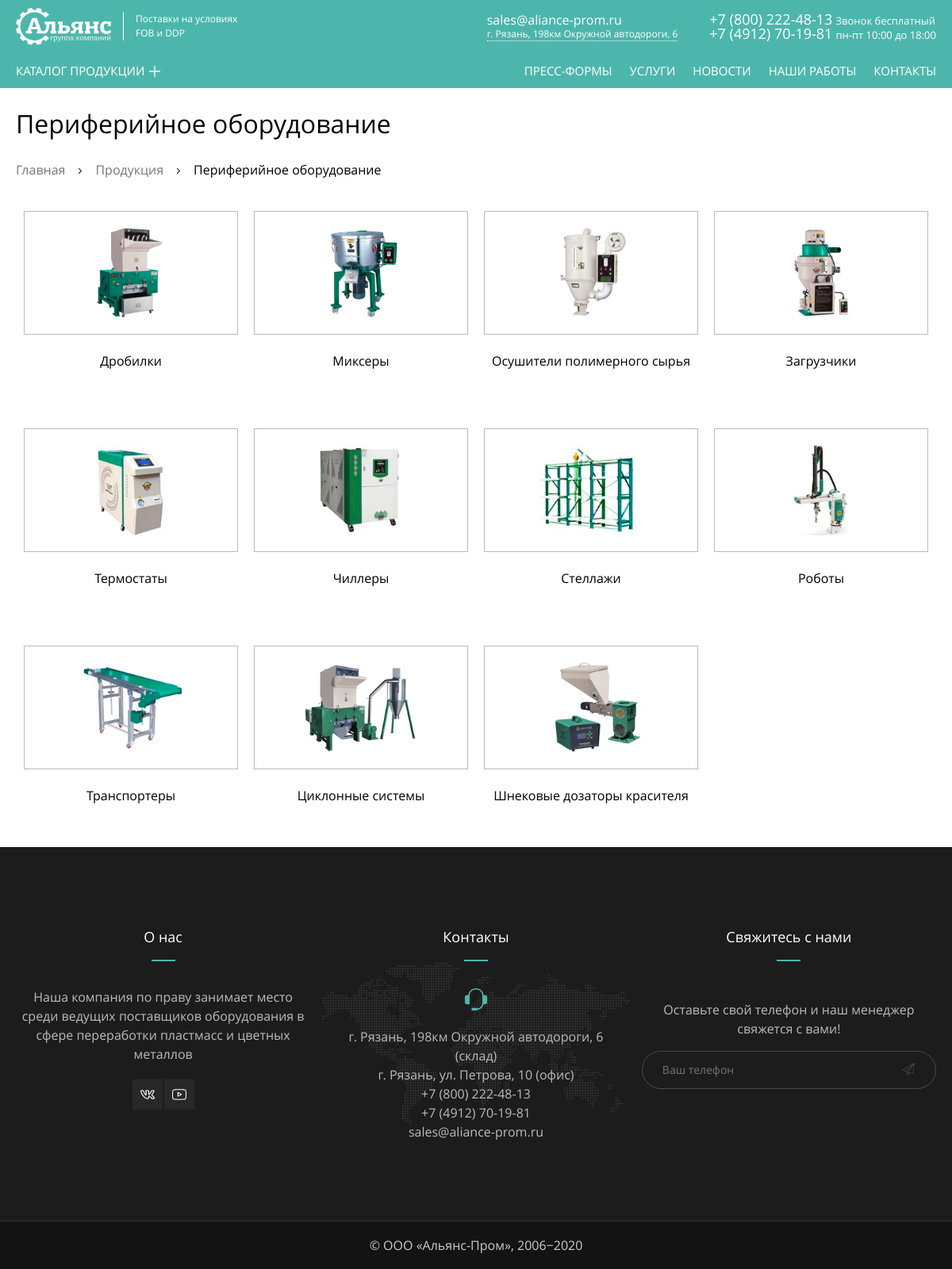
Before: /?view=catalog&cat=3 with the older database file.
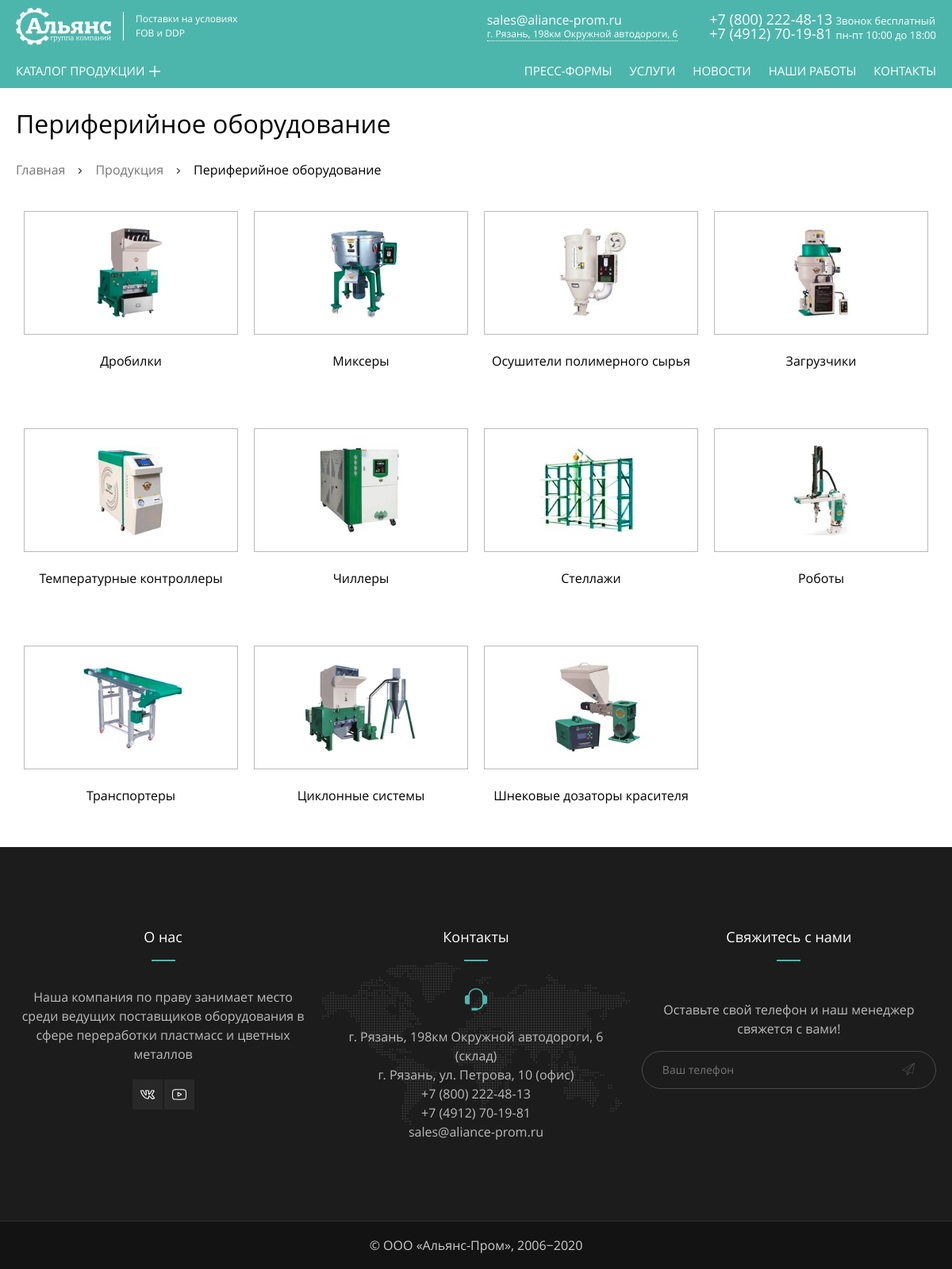
After: the same page with the newer database file.
### tables this page shows
CREATE TABLE category (
  id INT AUTO_INCREMENT PRIMARY KEY,
  title VARCHAR(64) NOT NULL UNIQUE,
  image_path VARCHAR(255)
);

CREATE TABLE products (
  id INT AUTO_INCREMENT PRIMARY KEY,
  title VARCHAR(128) NOT NULL UNIQUE,
  category_id INT NOT NULL,
  small_desc TEXT,
  content LONGTEXT,
  image_path VARCHAR(255),
  big_image_path VARCHAR(255)
);

### views/pages/catalog.php (the view, shortened to what this page needs)
<main>
    <div class="container">
        <h1 class="main-title">
        </h1>
        <ul class="breadcrumbs-list">
            <li class="breadcrumbs-list__item">
                <a class="breadcrumbs-list__link" href="index.php">Главная</a>
            </li>
            <li class="breadcrumbs-list__item">
                <a class="breadcrumbs-list__link" href="?view=products">Продукция</a>
            </li>
            <li class="breadcrumbs-list__item breadcrumbs-list__item--active">
                <a class="breadcrumbs-list__link"><?php getCategoryName($category_list, $category_url); ?></a>
            </li>
        </ul>
        <ul class="product-list">
            <?php
                $catalog_sql = "SELECT id, title,image_path FROM products WHERE category_id = '$category_url'";
                $catalog_list_res = mysqli_query($link, $catalog_sql);
                $catalog_list = mysqli_fetch_all($catalog_list_res, MYSQLI_ASSOC);
            ?>
            <?php foreach ($catalog_list as $key => $val): ?>
                <li class="product-list__item peripheral">
                    <a class="product-list__link" href="?view=product&id=<?= $val['id'] ?>">
                        <div class="product-list__box">
                            <img class="product-list__img" src="<?= $val['image_path']; ?>" alt="<?= $val['title']; ?>">
                        </div>
                        <h4 class="product-list__title"><?= $val['title']; ?></h4>
                    </a>
                </li>
            <?php endforeach; ?>
        </ul>
    </div>
</main>

### views/layouts/index.php (shortened to what this page needs)
<!DOCTYPE html>
<html lang="ru">
  <?php include ('parts/head.php') ?>
  <body>
    <?php include ('parts/header.php') ?>
    <?php include ($_SERVER['DOCUMENT_ROOT'].'/views/pages/'.$view.'.php'); ?>
    <?php include ('parts/footer.php') ?>
  </body>
</html>

### parts/head.php (shortened to what this page needs)
<head>
    <link rel="stylesheet" href="/css/normalize.css">
    <link rel="stylesheet" href="/css/owl.carousel.min.css">
    <link rel="stylesheet" href="/css/owl.theme.default.min.css">
    <link rel="stylesheet" href="/css/lite-yt-embed.css">
    <link rel="stylesheet" href="/css/slick.css">
    <link rel="stylesheet" href="/css/slick-theme.css">
    <link rel="stylesheet" href="/css/lightcase.css">
    <link rel="stylesheet" href="/css/lightcase-no-breakpoint.css">
    <link rel="stylesheet" href="/css/animate.min.css">
    <link rel="stylesheet" href="/css/style.css">
    <link rel="stylesheet" href="/css/media.css">
</head>

### parts/header.php (shortened to what this page needs)
<?php
  if (isset($_GET['cat'])) {
      $category_url = $_GET['cat'];
  }
  $category_sql = 'SELECT id, title FROM category ORDER BY id ASC';
  $category_list_res = mysqli_query($link, $category_sql);
?>
<header class="main-header <?php if (isset($_GET['view'])): ?>main-header--green<?php else: ?>js-main-header<?php endif; ?>">
    <div class="container">
        <nav class="main-nav">
            <div class="main-nav__wrapper">
                <a href="/" class="logo">
                    <svg class="logo__img" viewBox="0 0 105000 41000">
                        <use xlink:href="#logo"></use>
                    </svg>
                    <span class="logo__text">Поставки на условиях <br> FOB и DDP</span>
                </a>
                <div class="address address__main-nav">
                    <div class="address__row">
                        <a class="address__mail" href="mailto:sales@aliance-prom.ru">sales@aliance-prom.ru</a>
                    </div>
                    <div class="address__row">
                        <a class="address__location" href="/" >г. Рязань, 198км Окружной автодороги, 6</a>
                    </div>
                </div>
                <div class="phone">
                    <div class="phone__row">
                        <a class="phone__link" href="tel:+78002224813">+7 (800) 222-48-13</a>
                        <span class="phone__text">Звонок бесплатный</span>
                    </div>
                    <div class="phone__row">
                        <a class="phone__link" href="tel:+74912427047">+7 (4912) 70-19-81</a>
                        <span class="phone__text">пн-пт 10:00 до 18:00</span>
                    </div>
                </div>
            </div>
            <ul class="main-menu">
                <li class="main-menu__item">
                    <a class="main-menu__link" id="catalog">Каталог продукции</a>
                </li>
                <li class="main-menu__item">
                  <a class="main-menu__link" href="?view=pressform">Пресс-формы</a>
                </li>
                <li class="main-menu__item">
                    <a class="main-menu__link" href="?view=service">Услуги</a>
                </li>
                <li class="main-menu__item main-menu__item--active">
                    <a class="main-menu__link" href="?view=news">Новости</a>
                </li>
                <li class="main-menu__item">
                    <a class="main-menu__link" href="?view=video">Наши работы</a>
                </li>
                <li class="main-menu__item">
                    <a class="main-menu__link" href="/#section-map" >Контакты</a>
                </li>
            </ul>
        </nav>
    </div>
</header>

### index.php (shortened to what this page needs)
<?php
function getCategoryName($category_list, $id) {
    foreach ($category_list as $key => $val) {
        if ($id == $val['id']) {
            echo $val['title'];
        }
    };
}
$view = empty($_GET['view']) ? 'index' : $_GET['view'];
include ($_SERVER['DOCUMENT_ROOT'].'/views/layouts/index.php');

### parts/footer.php (shortened to what this page needs)
<footer class="main-footer">
    <div class="main-footer__top">
        <div class="container main-footer__container">
            <div class="main-footer__col">
                <h3 class="main-footer__title">О нас</h3>
                <p class="main-footer__text">Наша компания по праву занимает место среди ведущих поставщиков оборудования в сфере переработки пластмасс и цветных металлов</p>
                <ul class="social-list">
                    <li class="social-list__item">
                        <a class="social-list__link" href="" target="_blank">
                        </a>
                    </li>
                    <li class="social-list__item">
                        <a class="social-list__link" href="https://www.youtube.com/channel/UCRiOYj6uFKfPLBVAetLqSjA" target="_blank">
                        </a>
                    </li>
                </ul>
            </div>
            <div class="main-footer__col">
                <h3 class="main-footer__title">Контакты</h3>
                <ul class="contacts-list">
                    <li class="contacts-list__item">
                        <a class="contacts-list__link" href="">г. Рязань, 198км Окружной автодороги, 6 (склад)</a>
                    </li>
                    <li class="contacts-list__item">
                        <a class="contacts-list__link" href="">г. Рязань, ул. Петрова, 10 (офис)</a>
                    </li>
                    <li class="contacts-list__item">
                        <a class="contacts-list__link" href="tel:+78002224813">+7 (800) 222-48-13</a>
                    </li>
                    <li class="contacts-list__item">
                        <a class="contacts-list__link" href="tel:+74912427047">+7 (4912) 70-19-81</a>
                    </li>
                    <li class="contacts-list__item">
                        <a class="contacts-list__link" href="mailto:sales@aliance-prom.ru">sales@aliance-prom.ru</a>
                    </li>
                </ul>
            </div>
            <div class="main-footer__col">
                <h3 class="main-footer__title">Свяжитесь с нами</h3>
                <p>Оставьте свой телефон и наш менеджер свяжется с вами!</p>
                <form class="phone-form">
                    <div class="form-group">
                        <input class="main-footer__input" id="footer-phone" type="phone" name="phone" placeholder="Ваш телефон" required autocomplete="off">
                        <button class="send-btn" type="submit">
                        </button>
                    </div>
                </form>
            </div>
        </div>
    </div>
    <div class="main-footer__copyright">
        <div class="container">
            <span> © ООО «Альянс-Пром», 2006−2020</span>
        </div>
    </div>
</footer>

Changed rows visible on the page:
changed products: title "Термостаты" → "Температурные контроллеры"
